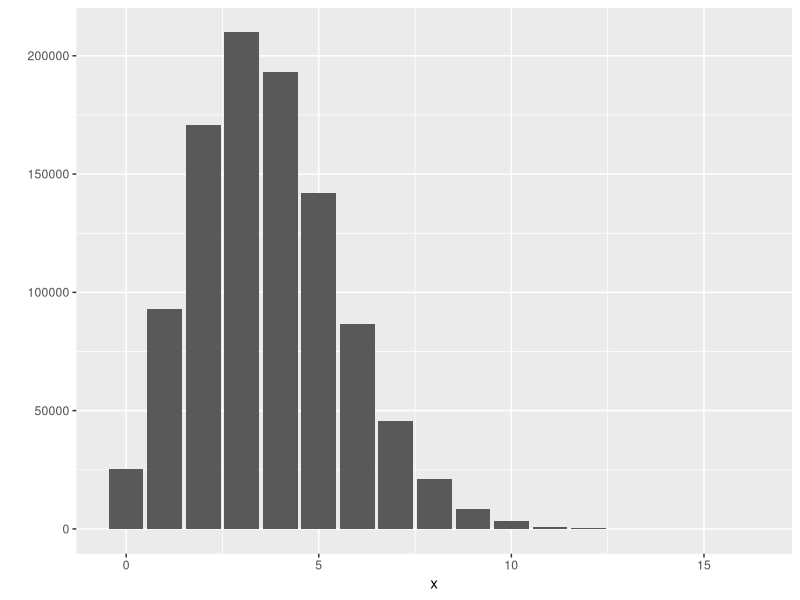

R code for this plot:
## ---- chunk 1
library(ggplot2)
x <- rpois(1e6, 3.68)
qplot(x, geom = "bar")
